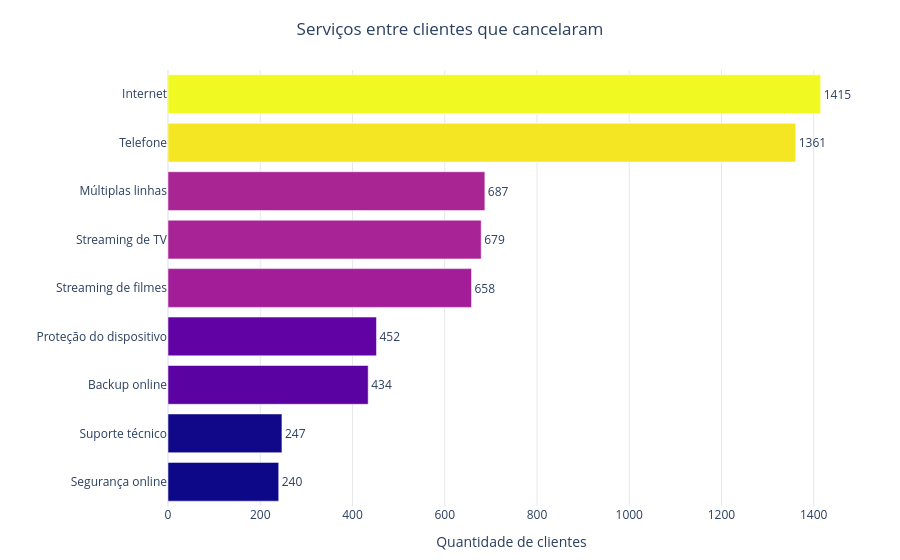

The cell this chart's notebook holds for it:
### Code cell
import pandas as pd
import plotly.express as px

servicos = [
    "ServicoTelefonico",
    "MultiplasLinhas",
    "ServicoInternet",
    "SegurancaOnline",
    "BackupOnline",
    "ProtecaoDispositivo",
    "SuporteTecnico",
    "StreamingTV",
    "StreamingFilmes",
]

nomes = {
    "ServicoTelefonico": "Telefone",
    "MultiplasLinhas": "Múltiplas linhas",
    "ServicoInternet": "Internet",
    "SegurancaOnline": "Segurança online",
    "BackupOnline": "Backup online",
    "ProtecaoDispositivo": "Proteção do dispositivo",
    "SuporteTecnico": "Suporte técnico",
    "StreamingTV": "Streaming de TV",
    "StreamingFilmes": "Streaming de filmes",
}

cancelou = (
    df_gold["Cancelamento"]
    .astype("string")
    .str.strip()
    .str.casefold()
    .isin(["sim", "yes", "true", "1"])
)
cancelados = df_gold.loc[cancelou]

positivos = {"sim", "yes", "true", "1"}
valores_sem_internet = {
    "não", "nao", "no", "false", "0",
    "no internet service", ""
}

contagem = {}

for coluna in servicos:
    valores = (
        cancelados[coluna]
        .astype("string")
        .str.strip()
        .str.casefold()
    )

    if coluna == "ServicoInternet":
        tinha_servico = valores.notna() & ~valores.isin(valores_sem_internet)
    else:
        tinha_servico = valores.isin(positivos)

    contagem[nomes[coluna]] = int(tinha_servico.sum())

dados_grafico = (
    pd.Series(contagem, name="Clientes")
    .rename_axis("Serviço")
    .reset_index()
    .sort_values("Clientes", ascending=True)
)

total_cancelados = len(cancelados)
dados_grafico["Percentual"] = (
    dados_grafico["Clientes"] / total_cancelados * 100
    if total_cancelados > 0
    else 0
)

fig = px.bar(
    dados_grafico,
    x="Clientes",
    y="Serviço",
    orientation="h",
    color="Clientes",
    text="Clientes",
    custom_data=["Percentual"],
    color_continuous_scale="Plasma",
    title="Serviços entre clientes que cancelaram",
    labels={
        "Clientes": "Quantidade de clientes",
        "Serviço": "",
    },
    template="plotly_white",
)

fig.update_traces(
    textposition="outside",
    hovertemplate=(
        "<b>%{y}</b><br>"
        "Clientes: %{x}<br>"
        "Percentual dos cancelados: %{customdata[0]:.1f}%"
        "<extra></extra>"
    ),
)

fig.update_layout(
    title_x=0.5,
    coloraxis_showscale=False,
    xaxis=dict(showgrid=True, gridcolor="#E5E7EB"),
    yaxis=dict(showgrid=False),
    margin=dict(l=30, r=45, t=70, b=40),
)

fig.show()

### Figure 1 — Plotly figure (JSON) as saved in the notebook; plotly's stock layout.template omitted (floating-point values rounded to 4 significant figures)
{"data": [{"customdata": [[15.96], [16.42], [28.86], [30.05], [43.75], [45.15], [45.68], [90.49], [94.08]], "hovertemplate": "<b>%{y}</b><br>Clientes: %{x}<br>Percentual dos cancelados: %{customdata[0]:.1f}%<extra></extra>", "legendgroup": "", "marker": {"color": [240, 247, 434, 452, 658, 679, 687, 1361, 1415], "coloraxis": "coloraxis", "pattern": {"shape": ""}}, "name": "", "orientation": "h", "showlegend": false, "text": [240.0, 247.0, 434.0, 452.0, 658.0, 679.0, 687.0, 1361.0, 1415.0], "textposition": "outside", "type": "bar", "x": [240, 247, 434, 452, 658, 679, 687, 1361, 1415], "xaxis": "x", "y": ["Segurança online", "Suporte técnico", "Backup online", "Proteção do dispositivo", "Streaming de filmes", "Streaming de TV", "Múltiplas linhas", "Telefone", "Internet"], "yaxis": "y"}], "layout": {"barmode": "relative", "coloraxis": {"autocolorscale": false, "colorbar": {"title": {"text": "Quantidade de clientes"}}, "colorscale": [[0, "#0d0887"], [0.1111, "#46039f"], [0.2222, "#7201a8"], [0.3333, "#9c179e"], [0.4444, "#bd3786"], [0.5556, "#d8576b"], [0.6667, "#ed7953"], [0.7778, "#fb9f3a"], [0.8889, "#fdca26"], [1, "#f0f921"]], "showscale": false}, "legend": {"tracegroupgap": 0}, "margin": {"b": 40, "l": 30, "r": 45, "t": 70}, "title": {"text": "Serviços entre clientes que cancelaram", "x": 0.5}, "xaxis": {"anchor": "y", "domain": [0, 1], "gridcolor": "#E5E7EB", "showgrid": true, "title": {"text": "Quantidade de clientes"}}, "yaxis": {"anchor": "x", "domain": [0, 1], "showgrid": false, "title": {"text": ""}}}}
